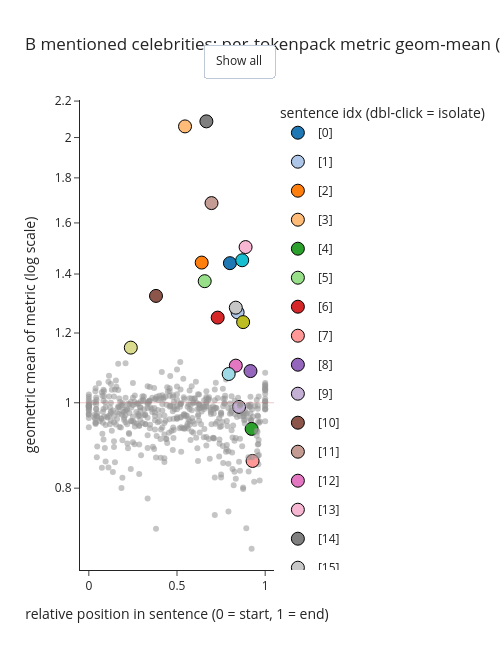

Here is the notebook cell this chart was saved with:
### Markdown cell above
Beurtifull! Dosent explain the outlayers, but seems like a real distingshen!

### Code cell
plot_metric_beeswarm_interactive(b_metricis_geo_means_lists,
                                 "B mentioned celebrities: per-tokenpack metric geom-mean (interactive)")
